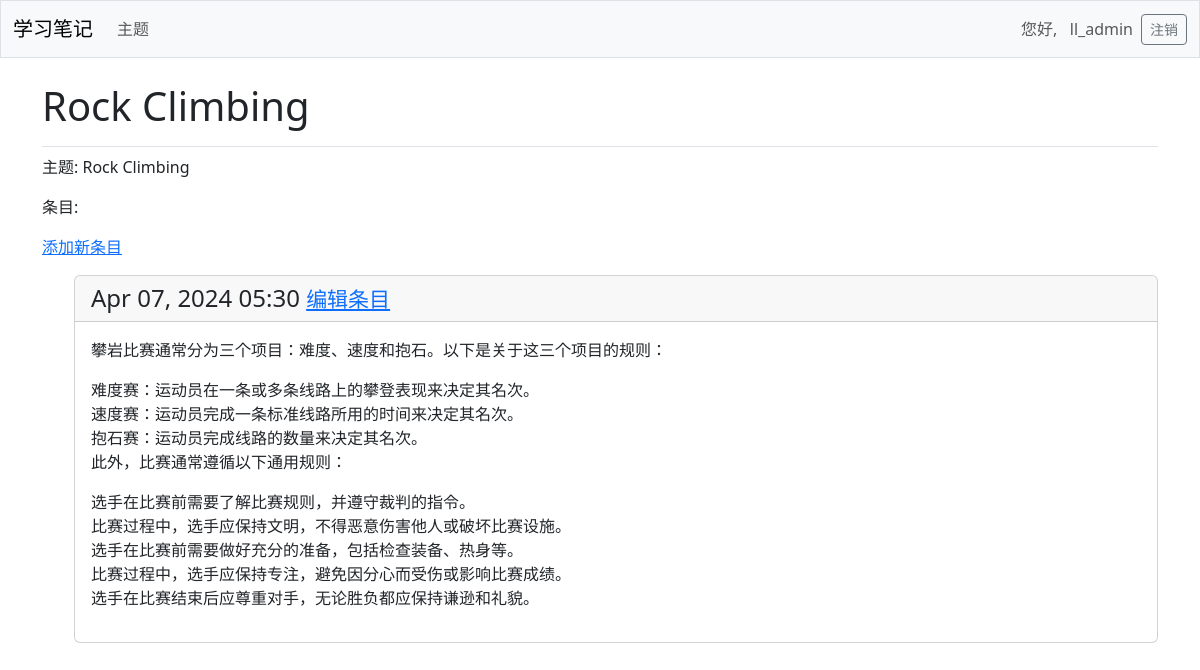
The page /topics/1/ (signed in) on the database its author committed.
### learning_logs/models.py (models this page shows, shortened)
class Topic(models.Model):
    text = models.CharField(max_length=200)
    date_added = models.DateTimeField(auto_now_add=True)
    owner = models.ForeignKey(User, on_delete=models.CASCADE)

class Entry(models.Model):
    topic = models.ForeignKey(Topic, on_delete=models.CASCADE)
    text = models.TextField()
    date_added = models.DateTimeField(auto_now_add=True)
    class Meta:
        verbose_name_plural = "entries"

### learning_logs/views.py (the view)
# urls.py: path('topics/<int:topic_id>/', views.topic, name='topic'),
@login_required
def topic(request, topic_id):
    topic = Topic.objects.get(id=topic_id)
    if topic.owner != request.user:
        raise Http404
    entries = topic.entry_set.order_by('-date_added')
    context = {'topic': topic, 'entries': entries}
    return render(request, 'learning_logs/topic.html', context)

### learning_logs/templates/learning_logs/topic.html
{% extends 'learning_logs/base.html' %}
{% block page_header %}
    <h1>{{ topic.text }}</h1>
{% endblock page_header %}
{% block content %}
    <p>主题: {{ topic.text }}</p>
    <p>条目:</p>
    <p>
        <a href="{% url 'learning_logs:new_entry' topic.id %}">添加新条目</a>
    </p>
    <ul>
        {% for entry in entries %}
            <div class="card mb-3">
                <h4 class="card-header">
                    {{ entry.date_added|date:'M d, Y H:i' }}
                    <small>
                        <a href="{% url 'learning_logs:edit_entry' entry.id %}">编辑条目</a>
                    </small>
                </h4>
                <div class="card-body">{{ entry.text|linebreaks }}</div>
            </div>
        {% empty %}
            <p>这里还没有关于该主题的条目</p>
        {% endfor %}
    </ul>
{% endblock content %}

### learning_logs/templates/learning_logs/base.html (shortened to what this page needs)
<!doctype html>
<html lang="auto">
<head>
    {% load django_bootstrap5 %}
    {% bootstrap_css %}
</head>
<body>
<nav class="navbar navbar-expand-md navbar-light bg-light mb-4 border">
    <div class="container-fluid">
        <a class="navbar-brand" href="{% url 'learning_logs:index' %}">学习笔记</a>
        <div class="collapse navbar-collapse" id="navbarCollapse">
            <ul class="navbar-nav me-auto mb-2 mb-md-0">
                <li class="nav-item">
                    <a class="nav-link" href="{% url 'learning_logs:topics' %}">主题</a></li>
            </ul>
            <ul class="navbar-nav ms-auto mb-2 mb-md-0">
                {% if user.is_authenticated %}
                    <li class="nav-item">
                        <span class="navbar-text me-2">您好,&nbsp;&nbsp;&nbsp;{{ user.username }}
                            </span></li>
                {% else %}
                    <li class="nav-item">
                        <a class="nav-link" href="{% url 'accounts:register' %}">注册</a></li>
                    <li class="nav-item">
                        <a class="nav-link" href="{% url 'accounts:login' %}">登录</a></li>
                {% endif %}
            </ul>
            {% if user.is_authenticated %}
                <form action="{% url 'accounts:logout' %}" method="post">
                    <button name="submit" class="btn btn-outline-secondary btn-sm">注销</button>
                </form>
            {% endif %}
        </div>
    </div>
</nav>
<main class="container">
    <div class="pb-2 mb-2 border-bottom">
        {% block page_header %}{% endblock page_header %}
    </div>
    <div>
        {% block content %}{% endblock content %}
    </div>
</main>
</body>
</html>

### rows shown on the page
Topic: text "Rock Climbing"
Entry: date_added "Apr 07, 2024 05:30", text "攀岩比赛通常分为三个项目：难度、速度和抱石。以下是关于这三个项目的规则： 难度赛：运动员在一条或多条线路上的攀登表现来决定其名次。 速度赛：运动员完成一条标准线路所用的时间来决定其名次。 抱石赛：运动员完成线路的数量来决定其名次。 此外，比赛通常遵循以下通用规则： 选手在比赛前需要了解比赛规则，并遵守裁判的指令。 比赛过程中，选手应保持文明，不得恶意伤害他人或破坏比赛设施。 选手在比赛前需要做好充分的准备，包括检查装备、热身等。 比赛过程中，选手应保持专注，避免因分心而受伤或影响比赛成绩。 选手在比赛结束后应尊重对手，无论胜负都应保持谦逊和礼貌。"

### other values the page prints
{{ user.username }} "ll_admin"
